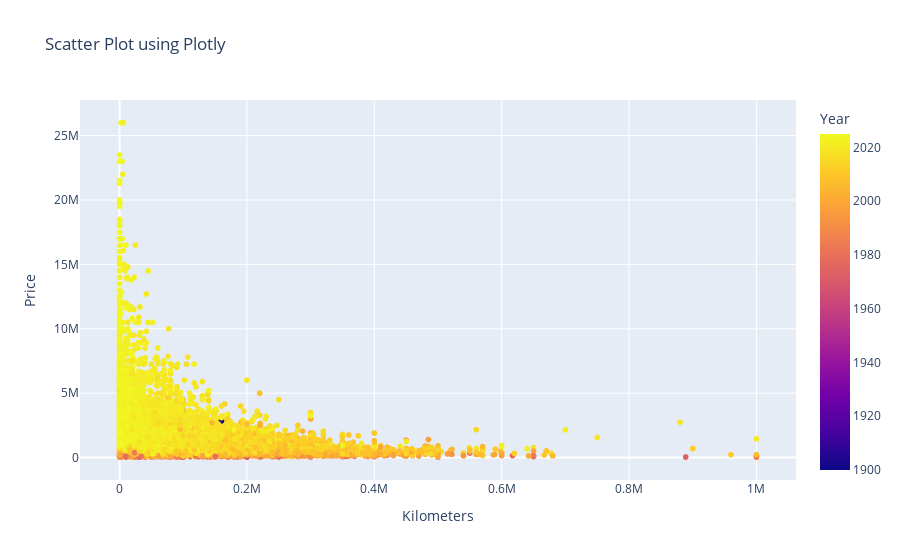

The code cell stored with this chart in its notebook:
### Code cell
# Plotly - Scatter Plot
fig = px.scatter(Concatenated_Data, x='Kilometers', y='Price', color='Year', title='Scatter Plot using Plotly')
fig.show()
# Explanation: A scatter plot helps visualize the relationship between two variables.
#calculate the correlation between Kilometers and Price
correlation = Concatenated_Data['Kilometers'].corr(Concatenated_Data['Price'])
print(correlation)

### Figure 1 — Plotly figure (JSON) as saved in the notebook; plotly's stock layout.template omitted (floating-point values rounded to 4 significant figures; data arrays with more than 128 entries replaced by an {"elided": "..."} marker saying what was removed)
{"data": [{"hovertemplate": "Kilometers=%{x}<br>Price=%{y}<br>Year=%{marker.color}<extra></extra>", "legendgroup": "", "marker": {"color": {"elided": "29197 int values"}, "coloraxis": "coloraxis", "symbol": "circle"}, "mode": "markers", "name": "", "showlegend": false, "type": "scattergl", "x": {"elided": "29197 int values"}, "xaxis": "x", "y": {"elided": "29197 int values"}, "yaxis": "y"}], "layout": {"coloraxis": {"colorbar": {"title": {"text": "Year"}}, "colorscale": [[0, "#0d0887"], [0.1111, "#46039f"], [0.2222, "#7201a8"], [0.3333, "#9c179e"], [0.4444, "#bd3786"], [0.5556, "#d8576b"], [0.6667, "#ed7953"], [0.7778, "#fb9f3a"], [0.8889, "#fdca26"], [1, "#f0f921"]]}, "legend": {"tracegroupgap": 0}, "title": {"text": "Scatter Plot using Plotly"}, "xaxis": {"anchor": "y", "domain": [0, 1], "title": {"text": "Kilometers"}}, "yaxis": {"anchor": "x", "domain": [0, 1], "title": {"text": "Price"}}}}
